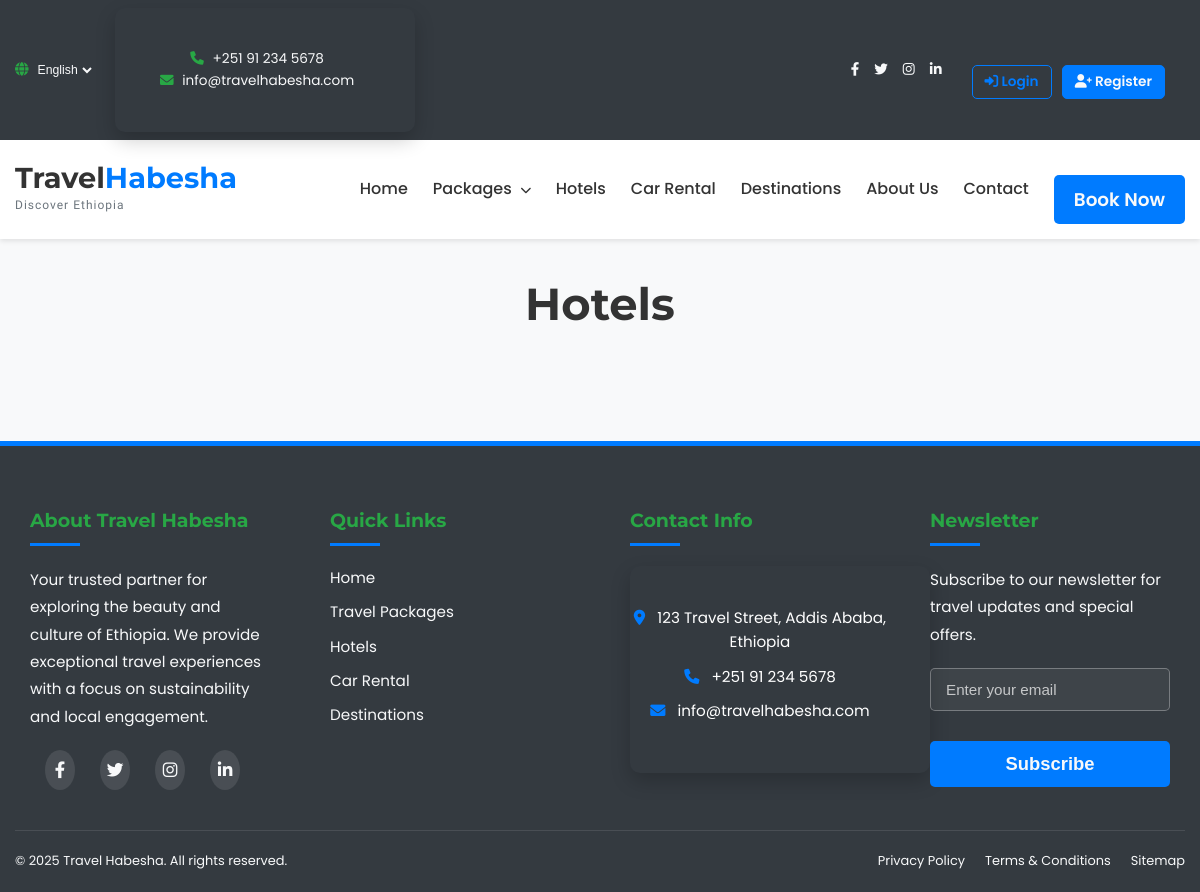
Before: /public/hotels/index with the older database file.
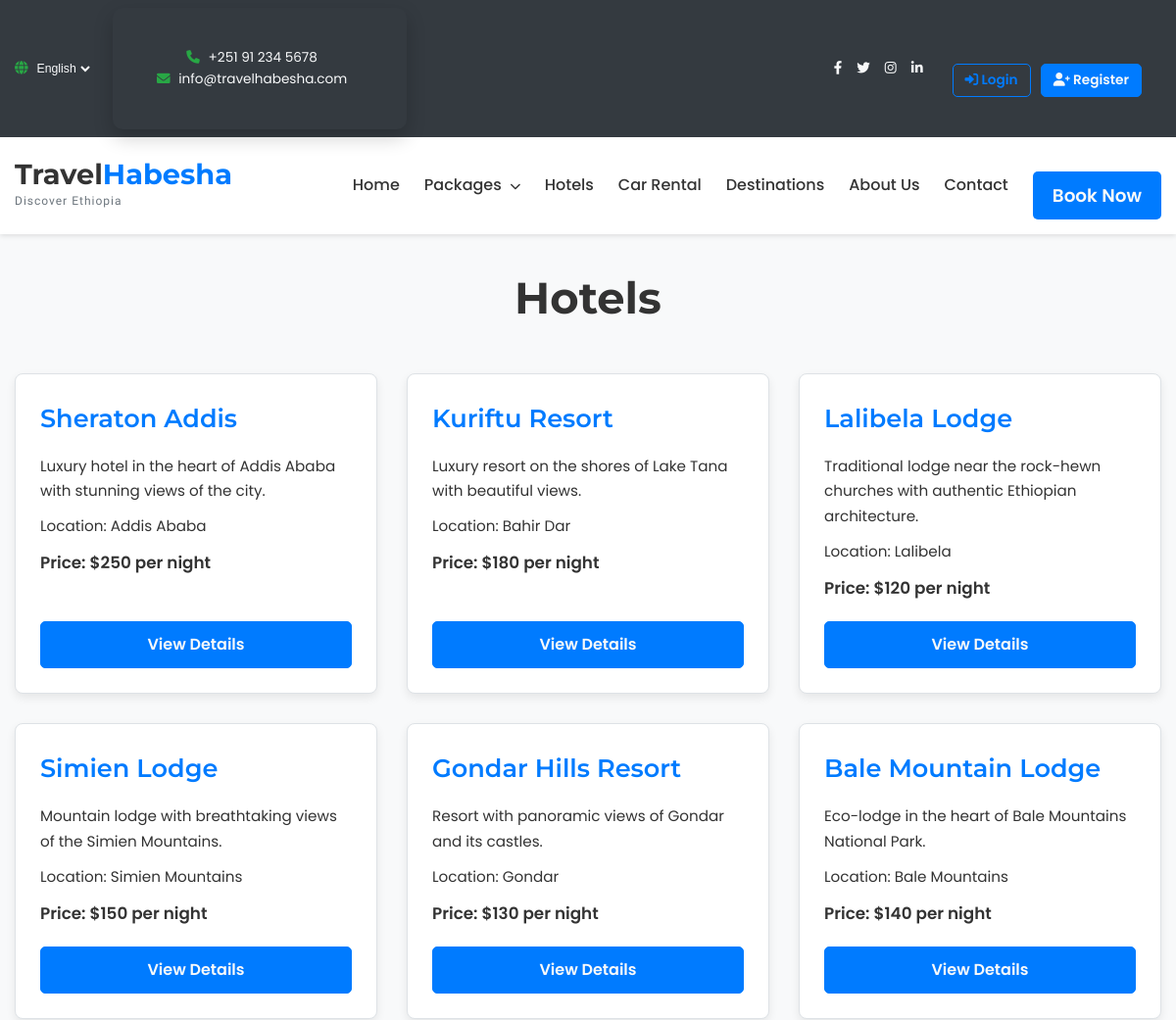
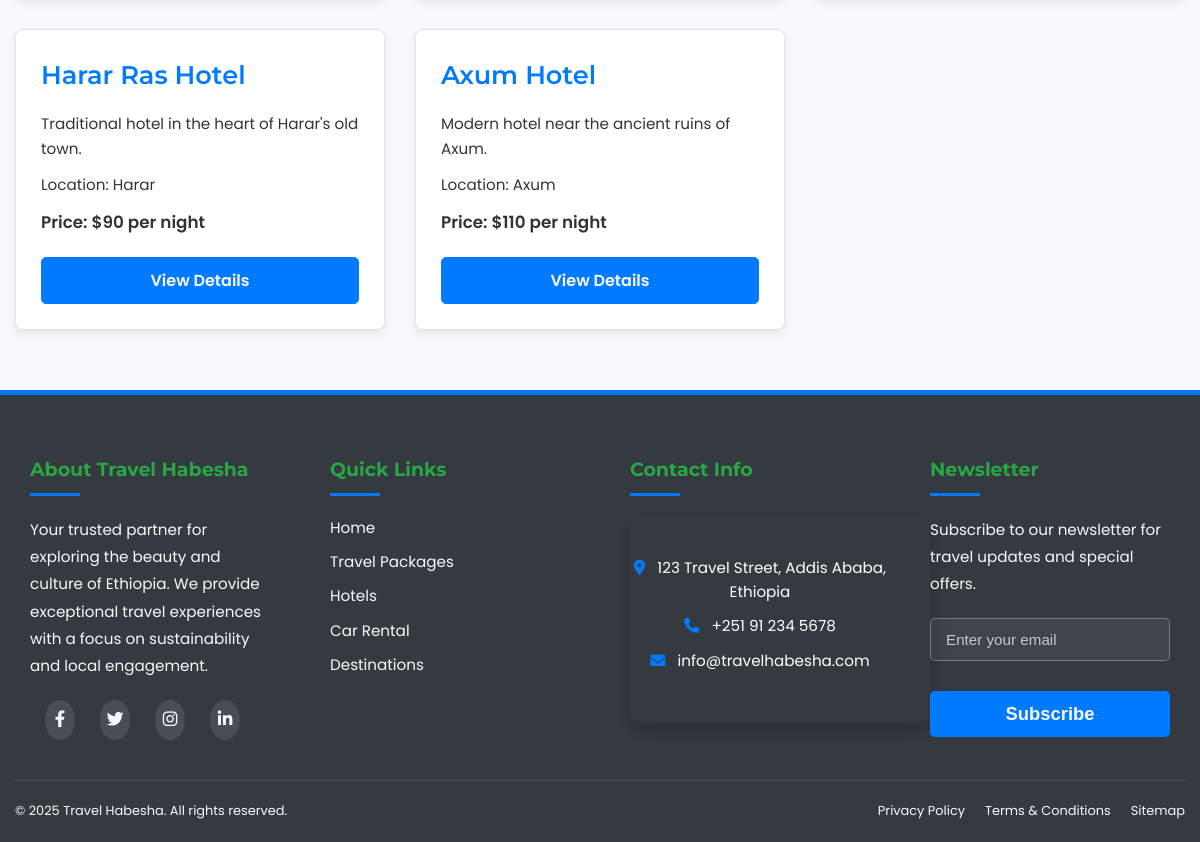
After: the same page with the newer database file (2 pictures, top to bottom).
### tables this page shows
CREATE TABLE hotels (
    id INTEGER PRIMARY KEY AUTOINCREMENT,
    name TEXT NOT NULL,
    description TEXT NOT NULL,
    location TEXT NOT NULL,
    type TEXT NOT NULL,
    price_per_night DECIMAL(10,2) NOT NULL,
    rating DECIMAL(2,1) NOT NULL,
    image TEXT NOT NULL,
    amenities TEXT NOT NULL,
    created_at DATETIME DEFAULT CURRENT_TIMESTAMP
);

### app/controllers/Hotels.php (called while the page is built, shortened)
<?php
class Hotels extends Controller {
    private $hotelModel;
    public function __construct() {
        $this->hotelModel = $this->model('Hotel');
    }
    public function index() {
        $hotels = $this->hotelModel->getAllHotels();
        $types = $this->hotelModel->getHotelTypes();
        $data = [
            'title' => 'Hotels',
            'hotels' => $hotels,
            'types' => $types
        ];
        $this->view('hotels/index', $data);
    }
}

### app/core/App.php (called while the page is built, shortened)
<?php
class App {
    protected $method = 'index';
    public function __construct() {
        $url = $this->parseUrl();
        if(isset($url[0])) {
            if(file_exists('../app/controllers/' . ucfirst($url[0]) . '.php')) {
                unset($url[0]);
            }
        }
        $this->controller = new $this->controller;
        if(isset($url[1])) {
            if(method_exists($this->controller, $url[1])) {
                $this->method = $url[1];
                unset($url[1]);
            }
        }
        $this->params = $url ? array_values($url) : [];
        call_user_func_array([$this->controller, $this->method], $this->params);
    }
    protected function parseUrl() {
        if(isset($_GET['url'])) {
            return explode('/', filter_var(rtrim($_GET['url'], '/'), FILTER_SANITIZE_URL));
        }
    }
}

### public/index.php (called while the page is built, shortened)
<?php
$app = new App;

### app/core/Database.php (called while the page is built, shortened)
<?php
class Database {
    private $dbh;
    private $stmt;
    public function __construct() {
        $dsn = DB_TYPE . ':' . DB_NAME;
        $options = array(
            PDO::ATTR_PERSISTENT => true,
            PDO::ATTR_ERRMODE => PDO::ERRMODE_EXCEPTION,
            PDO::ATTR_DEFAULT_FETCH_MODE => PDO::FETCH_OBJ,
            PDO::ATTR_EMULATE_PREPARES => false
        );
        try {
            $this->dbh = new PDO($dsn, null, null, $options);
        } catch(PDOException $e) {
            $this->error = $e->getMessage();
            echo $this->error;
        }
    }
    public function query($sql) {
        $this->stmt = $this->dbh->prepare($sql);
    }
    public function execute() {
        return $this->stmt->execute();
    }
    public function resultSet() {
        $this->execute();
        return $this->stmt->fetchAll();
    }
}

### app/models/Hotel.php (called while the page is built, shortened)
<?php
class Hotel extends Model {
    public function getAllHotels() {
        $this->db->query('SELECT * FROM hotels ORDER BY created_at DESC');
        return $this->db->resultSet();
    }
    public function getHotelTypes() {
        $this->db->query('SELECT DISTINCT type FROM hotels ORDER BY type');
        return $this->db->resultSet();
    }
}

### app/core/Model.php (called while the page is built, shortened)
<?php
class Model {
    public function __construct() {
        $this->db = new Database;
    }
}

### app/views/hotels/index.php (the view, shortened to what this page needs)
<!DOCTYPE html>
<html lang="en">
<head>
    <link rel="stylesheet" href="<?php echo URLROOT; ?>/css/pages/hotels.css">
    <link href="https://cdnjs.cloudflare.com/ajax/libs/font-awesome/6.0.0/css/all.min.css" rel="stylesheet">
</head>
<body>
    <?php require_once APPROOT . '/views/inc/header.php'; ?>
    <div class="container">
        <h1>Hotels</h1>
        <div class="hotels-grid">
            <?php foreach ($data['hotels'] as $hotel): ?>
            <div class="hotel-card">
                <h2><?php echo $hotel->name; ?></h2>
                <p><?php echo $hotel->description; ?></p>
                <p>Location: <?php echo $hotel->location; ?></p>
                <p>Price: $<?php echo $hotel->price_per_night; ?> per night</p>
                <a href="<?php echo URLROOT; ?>/hotels/show/<?php echo $hotel->id; ?>" class="btn">View Details</a>
            </div>
            <?php endforeach; ?>
        </div>
    </div>
    <?php require_once APPROOT . '/views/inc/footer.php'; ?>
</body>
</html>

Changed rows visible on the page:
added hotels: name "Sheraton Addis", description "Luxury hotel in the heart of Addis Ababa with stunning views of the city.", location "Addis Ababa", price_per_night "250"
added hotels: name "Kuriftu Resort", description "Luxury resort on the shores of Lake Tana with beautiful views.", location "Bahir Dar", price_per_night "180"
added hotels: name "Lalibela Lodge", description "Traditional lodge near the rock-hewn churches with authentic Ethiopian architecture.", location "Lalibela", price_per_night "120"
added hotels: name "Simien Lodge", description "Mountain lodge with breathtaking views of the Simien Mountains.", location "Simien Mountains", price_per_night "150"
added hotels: name "Gondar Hills Resort", description "Resort with panoramic views of Gondar and its castles.", location "Gondar", price_per_night "130"
added hotels: name "Bale Mountain Lodge", description "Eco-lodge in the heart of Bale Mountains National Park.", location "Bale Mountains", price_per_night "140"
added hotels: name "Harar Ras Hotel", description "Traditional hotel in the heart of Harar's old town.", location "Harar", price_per_night "90"
added hotels: name "Axum Hotel", description "Modern hotel near the ancient ruins of Axum.", location "Axum", price_per_night "110"
